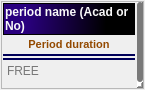
<?xml version="1.0" encoding="UTF-8"?>
<ui version="4.0">
 <class>Frame</class>
 <widget class="QFrame" name="Frame">
  <property name="geometry">
   <rect>
    <x>0</x>
    <y>0</y>
    <width>145</width>
    <height>90</height>
   </rect>
  </property>
  <property name="minimumSize">
   <size>
    <width>145</width>
    <height>90</height>
   </size>
  </property>
  <property name="maximumSize">
   <size>
    <width>145</width>
    <height>90</height>
   </size>
  </property>
  <property name="windowTitle">
   <string>Frame</string>
  </property>
  <property name="styleSheet">
   <string notr="true">QFrame[objectName=&quot;Frame&quot;]{
	border-radius:5px;
	border:2.5px solid #000059;
}

QFrame &gt; QFrame{
	border:0.7px solid #808080;	
}</string>
  </property>
  <layout class="QVBoxLayout" name="verticalLayout">
   <property name="leftMargin">
    <number>1</number>
   </property>
   <property name="topMargin">
    <number>1</number>
   </property>
   <property name="rightMargin">
    <number>1</number>
   </property>
   <property name="bottomMargin">
    <number>1</number>
   </property>
   <item>
    <widget class="QScrollArea" name="scrollArea">
     <property name="styleSheet">
      <string notr="true">QScrollBar{
	background:#fff;
	height:6px;
	width:6px;
	
}

QScrollBar::handle{
	background:#797979;
	border-radius:3px;
}</string>
     </property>
     <property name="widgetResizable">
      <bool>true</bool>
     </property>
     <widget class="QWidget" name="scrollAreaWidgetContents">
      <property name="geometry">
       <rect>
        <x>0</x>
        <y>-8</y>
        <width>129</width>
        <height>92</height>
       </rect>
      </property>
      <property name="maximumSize">
       <size>
        <width>134</width>
        <height>16777215</height>
       </size>
      </property>
      <property name="styleSheet">
       <string notr="true"/>
      </property>
      <layout class="QVBoxLayout" name="verticalLayout_2">
       <property name="spacing">
        <number>0</number>
       </property>
       <property name="leftMargin">
        <number>1</number>
       </property>
       <property name="topMargin">
        <number>1</number>
       </property>
       <property name="rightMargin">
        <number>1</number>
       </property>
       <property name="bottomMargin">
        <number>1</number>
       </property>
       <item>
        <widget class="QFrame" name="p_name_fr">
         <property name="styleSheet">
          <string notr="true">QWidget{
	background:qlineargradient(spread:pad, x1:0.0266364, y1:0.523, x2:0.968, y2:0.535, stop:0.147727 rgba(42, 0, 127, 255), stop:0.8125 rgba(0, 0, 0, 255));
	color:#f9f9f9;
	font-weight:bold;
}</string>
         </property>
         <property name="frameShape">
          <enum>QFrame::StyledPanel</enum>
         </property>
         <property name="frameShadow">
          <enum>QFrame::Raised</enum>
         </property>
         <layout class="QHBoxLayout" name="horizontalLayout">
          <property name="leftMargin">
           <number>1</number>
          </property>
          <property name="topMargin">
           <number>1</number>
          </property>
          <property name="rightMargin">
           <number>1</number>
          </property>
          <property name="bottomMargin">
           <number>1</number>
          </property>
          <item>
           <widget class="QLabel" name="label">
            <property name="text">
             <string>period name (Acad or No)</string>
            </property>
            <property name="alignment">
             <set>Qt::AlignLeading|Qt::AlignLeft|Qt::AlignVCenter</set>
            </property>
            <property name="wordWrap">
             <bool>true</bool>
            </property>
           </widget>
          </item>
         </layout>
        </widget>
       </item>
       <item>
        <widget class="QFrame" name="p_dur_fr">
         <property name="styleSheet">
          <string notr="true">QWidget{
	color: #934900;
	font-weight:bold;
	border:none;
}</string>
         </property>
         <property name="frameShape">
          <enum>QFrame::StyledPanel</enum>
         </property>
         <property name="frameShadow">
          <enum>QFrame::Raised</enum>
         </property>
         <layout class="QHBoxLayout" name="horizontalLayout_2">
          <property name="leftMargin">
           <number>1</number>
          </property>
          <property name="topMargin">
           <number>3</number>
          </property>
          <property name="rightMargin">
           <number>1</number>
          </property>
          <property name="bottomMargin">
           <number>3</number>
          </property>
          <item>
           <widget class="QLabel" name="label_2">
            <property name="font">
             <font>
              <pointsize>8</pointsize>
              <weight>75</weight>
              <bold>true</bold>
             </font>
            </property>
            <property name="text">
             <string>Period duration</string>
            </property>
            <property name="alignment">
             <set>Qt::AlignCenter</set>
            </property>
            <property name="wordWrap">
             <bool>true</bool>
            </property>
           </widget>
          </item>
         </layout>
        </widget>
       </item>
       <item>
        <widget class="QFrame" name="subj_fr">
         <property name="styleSheet">
          <string notr="true">QWidget{
	border:none;
	border-top: 1.5px solid #000059;
}</string>
         </property>
         <property name="frameShape">
          <enum>QFrame::StyledPanel</enum>
         </property>
         <property name="frameShadow">
          <enum>QFrame::Raised</enum>
         </property>
         <layout class="QVBoxLayout" name="verticalLayout_3">
          <property name="leftMargin">
           <number>0</number>
          </property>
          <property name="topMargin">
           <number>2</number>
          </property>
          <property name="rightMargin">
           <number>0</number>
          </property>
          <property name="bottomMargin">
           <number>0</number>
          </property>
          <item>
           <widget class="QTextEdit" name="textEdit">
            <property name="maximumSize">
             <size>
              <width>16777215</width>
              <height>35</height>
             </size>
            </property>
            <property name="styleSheet">
             <string notr="true">QTextEdit{
background:transparent;
}</string>
            </property>
            <property name="readOnly">
             <bool>true</bool>
            </property>
            <property name="html">
             <string>&lt;!DOCTYPE HTML PUBLIC &quot;-//W3C//DTD HTML 4.0//EN&quot; &quot;http://www.w3.org/TR/REC-html40/strict.dtd&quot;&gt;
&lt;html&gt;&lt;head&gt;&lt;meta name=&quot;qrichtext&quot; content=&quot;1&quot; /&gt;&lt;style type=&quot;text/css&quot;&gt;
p, li { white-space: pre-wrap; }
&lt;/style&gt;&lt;/head&gt;&lt;body style=&quot; font-family:'MS Shell Dlg 2'; font-size:8.25pt; font-weight:400; font-style:normal;&quot;&gt;
&lt;p style=&quot;-qt-paragraph-type:empty; margin-top:0px; margin-bottom:0px; margin-left:0px; margin-right:0px; -qt-block-indent:0; text-indent:0px; font-family:'MS Shell Dlg 2';&quot;&gt;&lt;br /&gt;&lt;/p&gt;&lt;/body&gt;&lt;/html&gt;</string>
            </property>
            <property name="placeholderText">
             <string>FREE</string>
            </property>
           </widget>
          </item>
         </layout>
        </widget>
       </item>
      </layout>
     </widget>
    </widget>
   </item>
  </layout>
 </widget>
 <resources/>
 <connections/>
</ui>
